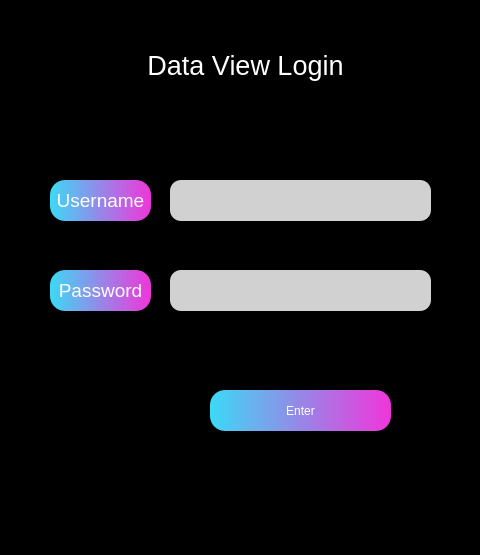
<?xml version="1.0" encoding="UTF-8"?>
<ui version="4.0">
 <class>Dialog</class>
 <widget class="QDialog" name="Dialog">
  <property name="geometry">
   <rect>
    <x>0</x>
    <y>0</y>
    <width>480</width>
    <height>555</height>
   </rect>
  </property>
  <property name="windowTitle">
   <string>Dialog</string>
  </property>
  <property name="styleSheet">
   <string notr="true">background-color: rgb(0, 0, 0);</string>
  </property>
  <widget class="QLabel" name="label">
   <property name="geometry">
    <rect>
     <x>120</x>
     <y>30</y>
     <width>251</width>
     <height>71</height>
    </rect>
   </property>
   <property name="styleSheet">
    <string notr="true">font-size: 20pt;
color: rgb(255, 255, 255);</string>
   </property>
   <property name="text">
    <string>Data View Login</string>
   </property>
   <property name="alignment">
    <set>Qt::AlignCenter</set>
   </property>
  </widget>
  <widget class="QLabel" name="label_2">
   <property name="geometry">
    <rect>
     <x>50</x>
     <y>180</y>
     <width>101</width>
     <height>41</height>
    </rect>
   </property>
   <property name="styleSheet">
    <string notr="true">font-size: 14pt;background-color: qlineargradient(spread:pad, x1:0, y1:0, x2:1, y2:0, stop:0 rgba(61, 217, 245, 255), stop:1 rgba(240, 53, 218, 255));
font: 9pt &quot;Microsoft YaHei UI&quot;;
color: rgb(255, 255, 255);
border-style: solid;
border-radius: 15px;</string>
   </property>
   <property name="text">
    <string>Username</string>
   </property>
   <property name="alignment">
    <set>Qt::AlignCenter</set>
   </property>
  </widget>
  <widget class="QLabel" name="label_3">
   <property name="geometry">
    <rect>
     <x>50</x>
     <y>270</y>
     <width>101</width>
     <height>41</height>
    </rect>
   </property>
   <property name="styleSheet">
    <string notr="true">font-size: 14pt;background-color: qlineargradient(spread:pad, x1:0, y1:0, x2:1, y2:0, stop:0 rgba(61, 217, 245, 255), stop:1 rgba(240, 53, 218, 255));
font: 9pt &quot;Microsoft YaHei UI&quot;;
color: rgb(255, 255, 255);
border-style: solid;
border-radius: 15px;</string>
   </property>
   <property name="text">
    <string>Password</string>
   </property>
   <property name="alignment">
    <set>Qt::AlignCenter</set>
   </property>
  </widget>
  <widget class="QLineEdit" name="lineEdit">
   <property name="geometry">
    <rect>
     <x>170</x>
     <y>180</y>
     <width>261</width>
     <height>41</height>
    </rect>
   </property>
   <property name="styleSheet">
    <string notr="true">background-color: rgb(209, 209, 209);
border-radius: 11px;</string>
   </property>
  </widget>
  <widget class="QLineEdit" name="lineEdit_2">
   <property name="geometry">
    <rect>
     <x>170</x>
     <y>270</y>
     <width>261</width>
     <height>41</height>
    </rect>
   </property>
   <property name="styleSheet">
    <string notr="true">background-color: rgb(209, 209, 209);
border-radius: 11px;</string>
   </property>
  </widget>
  <widget class="QPushButton" name="pushButton">
   <property name="geometry">
    <rect>
     <x>210</x>
     <y>390</y>
     <width>181</width>
     <height>41</height>
    </rect>
   </property>
   <property name="styleSheet">
    <string notr="true">background-color: qlineargradient(spread:pad, x1:0, y1:0, x2:1, y2:0, stop:0 rgba(61, 217, 245, 255), stop:1 rgba(240, 53, 218, 255));
font: 9pt &quot;Microsoft YaHei UI&quot;;
color: rgb(255, 255, 255);
border-style: solid;
border-radius: 15px;</string>
   </property>
   <property name="text">
    <string>Enter</string>
   </property>
  </widget>
 </widget>
 <resources/>
 <connections/>
</ui>
